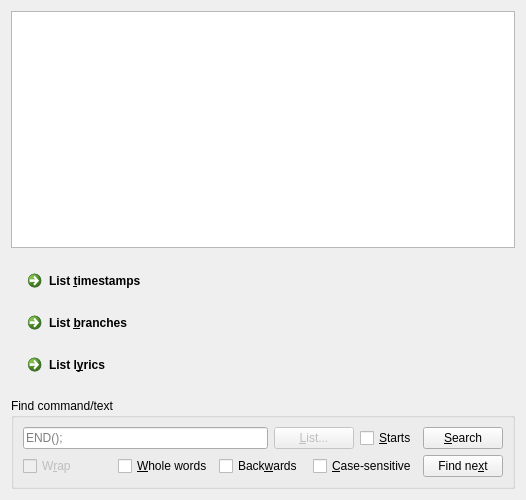
<?xml version="1.0" encoding="UTF-8"?>
<ui version="4.0">
 <class>diag_find2</class>
 <widget class="QWidget" name="diag_find2">
  <property name="geometry">
   <rect>
    <x>0</x>
    <y>0</y>
    <width>526</width>
    <height>500</height>
   </rect>
  </property>
  <property name="minimumSize">
   <size>
    <width>526</width>
    <height>500</height>
   </size>
  </property>
  <property name="windowTitle">
   <string>Find</string>
  </property>
  <layout class="QGridLayout" name="gridLayout_7">
   <item row="0" column="0">
    <widget class="QTableWidget" name="tableWidget">
     <property name="editTriggers">
      <set>QAbstractItemView::NoEditTriggers</set>
     </property>
     <property name="alternatingRowColors">
      <bool>true</bool>
     </property>
     <property name="columnCount">
      <number>2</number>
     </property>
     <attribute name="horizontalHeaderVisible">
      <bool>false</bool>
     </attribute>
     <attribute name="horizontalHeaderMinimumSectionSize">
      <number>50</number>
     </attribute>
     <attribute name="horizontalHeaderDefaultSectionSize">
      <number>50</number>
     </attribute>
     <attribute name="horizontalHeaderStretchLastSection">
      <bool>true</bool>
     </attribute>
     <attribute name="verticalHeaderVisible">
      <bool>false</bool>
     </attribute>
     <column/>
     <column/>
    </widget>
   </item>
   <item row="1" column="0">
    <widget class="QWidget" name="widget_List" native="true">
     <layout class="QGridLayout" name="gridLayout_5">
      <item row="0" column="0">
       <widget class="QCommandLinkButton" name="commandLinkButton_Timestamps">
        <property name="text">
         <string>List &amp;timestamps</string>
        </property>
       </widget>
      </item>
      <item row="1" column="0">
       <widget class="QCommandLinkButton" name="commandLinkButton_Branches">
        <property name="text">
         <string>List &amp;branches</string>
        </property>
       </widget>
      </item>
      <item row="2" column="0">
       <widget class="QCommandLinkButton" name="commandLinkButton_Lyrics">
        <property name="text">
         <string>List l&amp;yrics</string>
        </property>
       </widget>
      </item>
     </layout>
    </widget>
   </item>
   <item row="2" column="0">
    <widget class="QGroupBox" name="groupBox">
     <property name="title">
      <string>Find command/text</string>
     </property>
     <layout class="QGridLayout" name="gridLayout_6">
      <item row="0" column="1">
       <widget class="QPushButton" name="pushButton_List">
        <property name="enabled">
         <bool>false</bool>
        </property>
        <property name="sizePolicy">
         <sizepolicy hsizetype="Maximum" vsizetype="Fixed">
          <horstretch>0</horstretch>
          <verstretch>0</verstretch>
         </sizepolicy>
        </property>
        <property name="text">
         <string>&amp;List...</string>
        </property>
       </widget>
      </item>
      <item row="0" column="3">
       <widget class="QPushButton" name="pushButton_Search">
        <property name="text">
         <string>&amp;Search</string>
        </property>
       </widget>
      </item>
      <item row="0" column="0">
       <widget class="QLineEdit" name="lineEdit_command">
        <property name="placeholderText">
         <string>END();</string>
        </property>
       </widget>
      </item>
      <item row="1" column="3">
       <widget class="QPushButton" name="pushButton_FindNext">
        <property name="text">
         <string>Find ne&amp;xt</string>
        </property>
       </widget>
      </item>
      <item row="0" column="2">
       <widget class="QCheckBox" name="checkBox_Starts">
        <property name="text">
         <string>&amp;Starts</string>
        </property>
       </widget>
      </item>
      <item row="1" column="0" colspan="3">
       <widget class="QWidget" name="widget_FindOptions" native="true">
        <layout class="QHBoxLayout" name="horizontalLayout_3">
         <property name="leftMargin">
          <number>0</number>
         </property>
         <property name="topMargin">
          <number>0</number>
         </property>
         <property name="rightMargin">
          <number>0</number>
         </property>
         <property name="bottomMargin">
          <number>0</number>
         </property>
         <item>
          <widget class="QCheckBox" name="checkBox_Wrap">
           <property name="enabled">
            <bool>false</bool>
           </property>
           <property name="text">
            <string>W&amp;rap</string>
           </property>
          </widget>
         </item>
         <item>
          <widget class="QCheckBox" name="checkBox_Whole">
           <property name="text">
            <string>&amp;Whole words</string>
           </property>
          </widget>
         </item>
         <item>
          <widget class="QCheckBox" name="checkBox_Backwards">
           <property name="text">
            <string>Back&amp;wards</string>
           </property>
          </widget>
         </item>
         <item>
          <widget class="QCheckBox" name="checkBox_Case">
           <property name="text">
            <string>&amp;Case-sensitive</string>
           </property>
          </widget>
         </item>
        </layout>
       </widget>
      </item>
     </layout>
    </widget>
   </item>
  </layout>
 </widget>
 <resources/>
 <connections/>
</ui>
